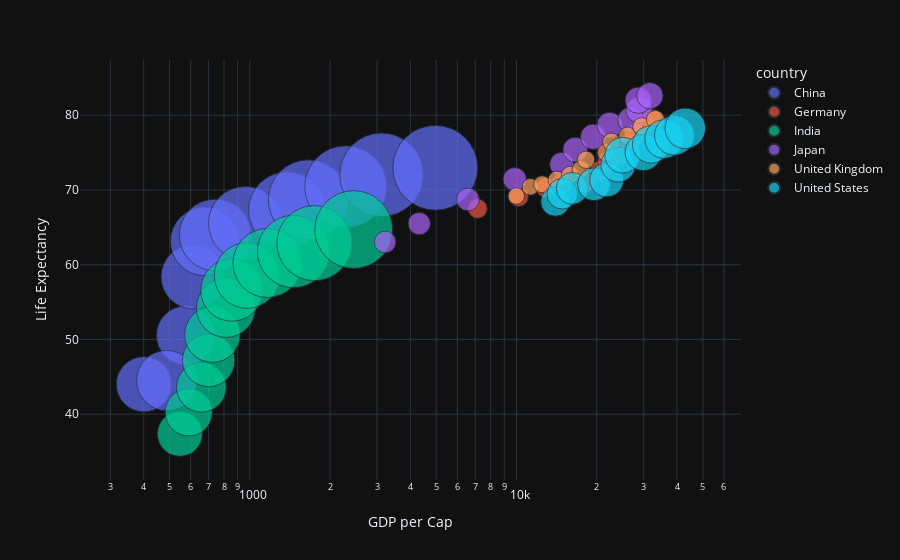

Here is the notebook cell this chart was saved with:
### Code cell
fig = px.scatter(top6_over_time, x="gdpPercap", y="lifeExp",
                 size="pop", color="country", labels ={'lifeExp':'Life Expectancy','gdpPercap': 'GDP per Cap'},
                 hover_name="country", log_x=True, size_max=60)
fig.show()

### Figure 1 — Plotly figure (JSON) as saved in the notebook; plotly's stock layout.template omitted (floating-point values rounded to 4 significant figures)
{"data": [{"hovertemplate": "<b>%{hovertext}</b><br><br>country=China<br>GDP per Cap=%{x}<br>Life Expectancy=%{y}<br>pop=%{marker.size}<extra></extra>", "hovertext": ["China", "China", "China", "China", "China", "China", "China", "China", "China", "China", "China", "China"], "legendgroup": "China", "marker": {"color": "#636efa", "size": [556263527, 637408000, 665770000, 754550000, 862030000, 943455000, 1000281000, 1084035000, 1164970000, 1230075000, 1280400000, 1318683096], "sizemode": "area", "sizeref": 366300.0, "symbol": "circle"}, "mode": "markers", "name": "China", "orientation": "v", "showlegend": true, "x": [400.4, 576.0, 487.7, 612.7, 676.9, 741.2, 962.4, 1379.0, 1656.0, 2289.0, 3119.0, 4959.0], "xaxis": "x", "y": [44.0, 50.55, 44.5, 58.38, 63.12, 63.97, 65.53, 67.27, 68.69, 70.43, 72.03, 72.96], "yaxis": "y", "type": "scatter"}, {"hovertemplate": "<b>%{hovertext}</b><br><br>country=Germany<br>GDP per Cap=%{x}<br>Life Expectancy=%{y}<br>pop=%{marker.size}<extra></extra>", "hovertext": ["Germany", "Germany", "Germany", "Germany", "Germany", "Germany", "Germany", "Germany", "Germany", "Germany", "Germany", "Germany"], "legendgroup": "Germany", "marker": {"color": "#EF553B", "size": [69145952, 71019069, 73739117, 76368453, 78717088, 78160773, 78335266, 77718298, 80597764, 82011073, 82350671, 82400996], "sizemode": "area", "sizeref": 366300.0, "symbol": "circle"}, "mode": "markers", "name": "Germany", "orientation": "v", "showlegend": true, "x": [7144.0, 10190.0, 12900.0, 14750.0, 18020.0, 20510.0, 22030.0, 24640.0, 26510.0, 27790.0, 30040.0, 32170.0], "xaxis": "x", "y": [67.5, 69.1, 70.3, 70.8, 71.0, 72.5, 73.8, 74.85, 76.07, 77.34, 78.67, 79.41], "yaxis": "y", "type": "scatter"}, {"hovertemplate": "<b>%{hovertext}</b><br><br>country=India<br>GDP per Cap=%{x}<br>Life Expectancy=%{y}<br>pop=%{marker.size}<extra></extra>", "hovertext": ["India", "India", "India", "India", "India", "India", "India", "India", "India", "India", "India", "India"], "legendgroup": "India", "marker": {"color": "#00cc96", "size": [372000000, 409000000, 454000000, 506000000, 567000000, 634000000, 708000000, 788000000, 872000000, 959000000, 1034172547, 1110396331], "sizemode": "area", "sizeref": 366300.0, "symbol": "circle"}, "mode": "markers", "name": "India", "orientation": "v", "showlegend": true, "x": [546.6, 590.1, 658.3, 700.8, 724.0, 813.3, 855.7, 976.5, 1164.0, 1459.0, 1747.0, 2452.0], "xaxis": "x", "y": [37.37, 40.25, 43.6, 47.19, 50.65, 54.21, 56.6, 58.55, 60.22, 61.77, 62.88, 64.7], "yaxis": "y", "type": "scatter"}, {"hovertemplate": "<b>%{hovertext}</b><br><br>country=Japan<br>GDP per Cap=%{x}<br>Life Expectancy=%{y}<br>pop=%{marker.size}<extra></extra>", "hovertext": ["Japan", "Japan", "Japan", "Japan", "Japan", "Japan", "Japan", "Japan", "Japan", "Japan", "Japan", "Japan"], "legendgroup": "Japan", "marker": {"color": "#ab63fa", "size": [86459025, 91563009, 95831757, 100825279, 107188273, 113872473, 118454974, 122091325, 124329269, 125956499, 127065841, 127467972], "sizemode": "area", "sizeref": 366300.0, "symbol": "circle"}, "mode": "markers", "name": "Japan", "orientation": "v", "showlegend": true, "x": [3217.0, 4318.0, 6577.0, 9848.0, 14780.0, 16610.0, 19380.0, 22380.0, 26820.0, 28820.0, 28600.0, 31660.0], "xaxis": "x", "y": [63.03, 65.5, 68.73, 71.43, 73.42, 75.38, 77.11, 78.67, 79.36, 80.69, 82.0, 82.6], "yaxis": "y", "type": "scatter"}, {"hovertemplate": "<b>%{hovertext}</b><br><br>country=United Kingdom<br>GDP per Cap=%{x}<br>Life Expectancy=%{y}<br>pop=%{marker.size}<extra></extra>", "hovertext": ["United Kingdom", "United Kingdom", "United Kingdom", "United Kingdom", "United Kingdom", "United Kingdom", "United Kingdom", "United Kingdom", "United Kingdom", "United Kingdom", "United Kingdom", "United Kingdom"], "legendgroup": "United Kingdom", "marker": {"color": "#FFA15A", "size": [50430000, 51430000, 53292000, 54959000, 56079000, 56179000, 56339704, 56981620, 57866349, 58808266, 59912431, 60776238], "sizemode": "area", "sizeref": 366300.0, "symbol": "circle"}, "mode": "markers", "name": "United Kingdom", "orientation": "v", "showlegend": true, "x": [9980.0, 11280.0, 12480.0, 14140.0, 15900.0, 17430.0, 18230.0, 21660.0, 22710.0, 26070.0, 29480.0, 33200.0], "xaxis": "x", "y": [69.18, 70.42, 70.76, 71.36, 72.01, 72.76, 74.04, 75.01, 76.42, 77.22, 78.47, 79.42], "yaxis": "y", "type": "scatter"}, {"hovertemplate": "<b>%{hovertext}</b><br><br>country=United States<br>GDP per Cap=%{x}<br>Life Expectancy=%{y}<br>pop=%{marker.size}<extra></extra>", "hovertext": ["United States", "United States", "United States", "United States", "United States", "United States", "United States", "United States", "United States", "United States", "United States", "United States"], "legendgroup": "United States", "marker": {"color": "#19d3f3", "size": [157553000, 171984000, 186538000, 198712000, 209896000, 220239000, 232187835, 242803533, 256894189, 272911760, 287675526, 301139947], "sizemode": "area", "sizeref": 366300.0, "symbol": "circle"}, "mode": "markers", "name": "United States", "orientation": "v", "showlegend": true, "x": [13990.0, 14850.0, 16170.0, 19530.0, 21810.0, 24070.0, 25010.0, 29880.0, 32000.0, 35770.0, 39100.0, 42950.0], "xaxis": "x", "y": [68.44, 69.49, 70.21, 70.76, 71.34, 73.38, 74.65, 75.02, 76.09, 76.81, 77.31, 78.24], "yaxis": "y", "type": "scatter"}], "layout": {"xaxis": {"anchor": "y", "domain": [0.0, 1.0], "title": {"text": "GDP per Cap"}, "type": "log"}, "yaxis": {"anchor": "x", "domain": [0.0, 1.0], "title": {"text": "Life Expectancy"}}, "legend": {"title": {"text": "country"}, "tracegroupgap": 0, "itemsizing": "constant"}, "margin": {"t": 60}}}
